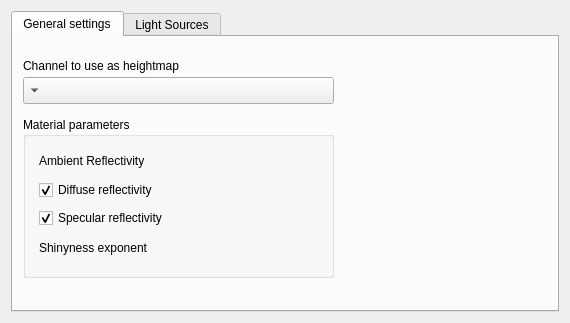
<?xml version="1.0" encoding="UTF-8"?>
<ui version="4.0">
 <class>WdgPhongBumpmap</class>
 <widget class="QWidget" name="WdgPhongBumpmap">
  <property name="geometry">
   <rect>
    <x>0</x>
    <y>0</y>
    <width>570</width>
    <height>323</height>
   </rect>
  </property>
  <property name="sizePolicy">
   <sizepolicy hsizetype="Preferred" vsizetype="Preferred">
    <horstretch>0</horstretch>
    <verstretch>0</verstretch>
   </sizepolicy>
  </property>
  <property name="minimumSize">
   <size>
    <width>570</width>
    <height>323</height>
   </size>
  </property>
  <property name="baseSize">
   <size>
    <width>570</width>
    <height>323</height>
   </size>
  </property>
  <layout class="QGridLayout" name="gridLayout_10" rowstretch="0" columnstretch="0" rowminimumheight="0" columnminimumwidth="0">
   <property name="sizeConstraint">
    <enum>QLayout::SetDefaultConstraint</enum>
   </property>
   <item row="0" column="0">
    <widget class="QTabWidget" name="settingsTabWidget">
     <property name="sizePolicy">
      <sizepolicy hsizetype="Preferred" vsizetype="Preferred">
       <horstretch>0</horstretch>
       <verstretch>0</verstretch>
      </sizepolicy>
     </property>
     <property name="currentIndex">
      <number>0</number>
     </property>
     <widget class="QWidget" name="generalSettings">
      <attribute name="title">
       <string>General settings</string>
      </attribute>
      <widget class="QGroupBox" name="materialParametersGroupBox">
       <property name="geometry">
        <rect>
         <x>10</x>
         <y>80</y>
         <width>311</width>
         <height>161</height>
        </rect>
       </property>
       <property name="title">
        <string>Material parameters</string>
       </property>
       <layout class="QGridLayout" name="gridLayout_6">
        <property name="leftMargin">
         <number>13</number>
        </property>
        <property name="rightMargin">
         <number>13</number>
        </property>
        <property name="spacing">
         <number>5</number>
        </property>
        <item row="0" column="0">
         <widget class="QLabel" name="ambientReflectivityLabel">
          <property name="text">
           <string>Ambient Reflectivity</string>
          </property>
         </widget>
        </item>
        <item row="1" column="0">
         <widget class="QCheckBox" name="diffuseReflectivityCheckBox">
          <property name="toolTip">
           <string>Uncheck to ignore diffuse reflectivity from computations and increase performance.</string>
          </property>
          <property name="text">
           <string>Diffuse reflectivity</string>
          </property>
          <property name="checked">
           <bool>true</bool>
          </property>
          <property name="tristate">
           <bool>false</bool>
          </property>
         </widget>
        </item>
        <item row="2" column="0">
         <widget class="QCheckBox" name="specularReflectivityCheckBox">
          <property name="toolTip">
           <string>Uncheck to ignore specular reflectivity during computations and increase performance.</string>
          </property>
          <property name="text">
           <string>Specular reflectivity</string>
          </property>
          <property name="checked">
           <bool>true</bool>
          </property>
          <property name="tristate">
           <bool>false</bool>
          </property>
         </widget>
        </item>
        <item row="3" column="0">
         <widget class="QLabel" name="shinynessExponentLabel">
          <property name="text">
           <string>Shinyness exponent</string>
          </property>
         </widget>
        </item>
        <item row="0" column="1">
         <widget class="KisDoubleSliderSpinBox" name="ambientReflectivityKisDoubleSliderSpinBox" native="true">
          <property name="sizePolicy">
           <sizepolicy hsizetype="Minimum" vsizetype="Preferred">
            <horstretch>1</horstretch>
            <verstretch>1</verstretch>
           </sizepolicy>
          </property>
          <property name="minimumSize">
           <size>
            <width>0</width>
            <height>20</height>
           </size>
          </property>
          <property name="maximumSize">
           <size>
            <width>16777215</width>
            <height>23</height>
           </size>
          </property>
         </widget>
        </item>
        <item row="1" column="1">
         <widget class="KisDoubleSliderSpinBox" name="diffuseReflectivityKisDoubleSliderSpinBox" native="true">
          <property name="sizePolicy">
           <sizepolicy hsizetype="Minimum" vsizetype="Preferred">
            <horstretch>1</horstretch>
            <verstretch>1</verstretch>
           </sizepolicy>
          </property>
          <property name="minimumSize">
           <size>
            <width>0</width>
            <height>20</height>
           </size>
          </property>
          <property name="maximumSize">
           <size>
            <width>16777215</width>
            <height>23</height>
           </size>
          </property>
         </widget>
        </item>
        <item row="2" column="1">
         <widget class="KisDoubleSliderSpinBox" name="specularReflectivityKisDoubleSliderSpinBox" native="true">
          <property name="sizePolicy">
           <sizepolicy hsizetype="Minimum" vsizetype="Preferred">
            <horstretch>1</horstretch>
            <verstretch>1</verstretch>
           </sizepolicy>
          </property>
          <property name="minimumSize">
           <size>
            <width>0</width>
            <height>20</height>
           </size>
          </property>
          <property name="maximumSize">
           <size>
            <width>16777215</width>
            <height>23</height>
           </size>
          </property>
         </widget>
        </item>
        <item row="3" column="1">
         <widget class="KisSliderSpinBox" name="shinynessExponentKisSliderSpinBox" native="true">
          <property name="sizePolicy">
           <sizepolicy hsizetype="Minimum" vsizetype="Preferred">
            <horstretch>1</horstretch>
            <verstretch>1</verstretch>
           </sizepolicy>
          </property>
          <property name="minimumSize">
           <size>
            <width>0</width>
            <height>20</height>
           </size>
          </property>
          <property name="maximumSize">
           <size>
            <width>16777215</width>
            <height>23</height>
           </size>
          </property>
         </widget>
        </item>
       </layout>
      </widget>
      <widget class="QComboBox" name="heightChannelComboBox">
       <property name="geometry">
        <rect>
         <x>10</x>
         <y>40</y>
         <width>311</width>
         <height>27</height>
        </rect>
       </property>
       <property name="layoutDirection">
        <enum>Qt::RightToLeft</enum>
       </property>
      </widget>
      <widget class="QLabel" name="heightChannelLabel">
       <property name="geometry">
        <rect>
         <x>10</x>
         <y>20</y>
         <width>201</width>
         <height>17</height>
        </rect>
       </property>
       <property name="text">
        <string>Channel to use as heightmap</string>
       </property>
      </widget>
     </widget>
     <widget class="QWidget" name="lightSources">
      <attribute name="title">
       <string>Light Sources</string>
      </attribute>
      <layout class="QGridLayout" name="gridLayout_9">
       <item row="0" column="0">
        <widget class="QGroupBox" name="lightSourceGroupBox1">
         <property name="title">
          <string>Light Source 1</string>
         </property>
         <property name="flat">
          <bool>false</bool>
         </property>
         <property name="checkable">
          <bool>true</bool>
         </property>
         <layout class="QHBoxLayout" name="horizontalLayout" stretch="1,0">
          <item>
           <widget class="QDial" name="azimuthDial1">
            <property name="sizePolicy">
             <sizepolicy hsizetype="Minimum" vsizetype="Preferred">
              <horstretch>1</horstretch>
              <verstretch>1</verstretch>
             </sizepolicy>
            </property>
            <property name="sizeIncrement">
             <size>
              <width>0</width>
              <height>0</height>
             </size>
            </property>
            <property name="baseSize">
             <size>
              <width>0</width>
              <height>0</height>
             </size>
            </property>
            <property name="toolTip">
             <string>Azimuth</string>
            </property>
            <property name="maximum">
             <number>359</number>
            </property>
            <property name="singleStep">
             <number>5</number>
            </property>
            <property name="pageStep">
             <number>45</number>
            </property>
            <property name="value">
             <number>127</number>
            </property>
            <property name="sliderPosition">
             <number>127</number>
            </property>
            <property name="tracking">
             <bool>true</bool>
            </property>
            <property name="orientation">
             <enum>Qt::Horizontal</enum>
            </property>
            <property name="invertedAppearance">
             <bool>false</bool>
            </property>
            <property name="invertedControls">
             <bool>false</bool>
            </property>
            <property name="wrapping">
             <bool>true</bool>
            </property>
            <property name="notchTarget">
             <double>45.000000000000000</double>
            </property>
            <property name="notchesVisible">
             <bool>false</bool>
            </property>
           </widget>
          </item>
          <item>
           <layout class="QGridLayout" name="gridLayout" columnstretch="0,0">
            <item row="0" column="0">
             <widget class="KColorCombo" name="lightKColorCombo1">
              <property name="sizePolicy">
               <sizepolicy hsizetype="Maximum" vsizetype="Fixed">
                <horstretch>0</horstretch>
                <verstretch>0</verstretch>
               </sizepolicy>
              </property>
              <property name="minimumSize">
               <size>
                <width>75</width>
                <height>0</height>
               </size>
              </property>
              <property name="color">
               <color>
                <red>255</red>
                <green>255</green>
                <blue>0</blue>
               </color>
              </property>
             </widget>
            </item>
            <item row="0" column="1">
             <widget class="QLabel" name="colorLabel1">
              <property name="text">
               <string>Color</string>
              </property>
             </widget>
            </item>
            <item row="1" column="1">
             <widget class="QLabel" name="azimuthLabel1">
              <property name="toolTip">
               <string>Direction of the light, the dial tip represents where the light comes from.</string>
              </property>
              <property name="text">
               <string>Azimuth</string>
              </property>
             </widget>
            </item>
            <item row="2" column="1">
             <widget class="QLabel" name="inclinationLabel1">
              <property name="toolTip">
               <string>Vertical tilt of the light. 90° is perpendicular to the canvas, 0° is parallel.</string>
              </property>
              <property name="text">
               <string>Inclination</string>
              </property>
             </widget>
            </item>
            <item row="2" column="0">
             <widget class="QSpinBox" name="inclinationSpinBox1">
              <property name="sizePolicy">
               <sizepolicy hsizetype="Maximum" vsizetype="Fixed">
                <horstretch>0</horstretch>
                <verstretch>0</verstretch>
               </sizepolicy>
              </property>
              <property name="minimumSize">
               <size>
                <width>75</width>
                <height>0</height>
               </size>
              </property>
              <property name="whatsThis">
               <string>Vertical tilt of the light. 90° is perpendicular to the canvas, 0° is parallel.</string>
              </property>
              <property name="suffix">
               <string>°</string>
              </property>
              <property name="minimum">
               <number>0</number>
              </property>
              <property name="maximum">
               <number>90</number>
              </property>
              <property name="singleStep">
               <number>15</number>
              </property>
              <property name="value">
               <number>45</number>
              </property>
             </widget>
            </item>
            <item row="1" column="0">
             <widget class="QSpinBox" name="azimuthSpinBox1">
              <property name="sizePolicy">
               <sizepolicy hsizetype="Maximum" vsizetype="Fixed">
                <horstretch>0</horstretch>
                <verstretch>0</verstretch>
               </sizepolicy>
              </property>
              <property name="minimumSize">
               <size>
                <width>75</width>
                <height>0</height>
               </size>
              </property>
              <property name="toolTip">
               <string/>
              </property>
              <property name="whatsThis">
               <string>Direction of the light, the dial tip represents where the light comes from.</string>
              </property>
              <property name="wrapping">
               <bool>true</bool>
              </property>
              <property name="suffix">
               <string>°</string>
              </property>
              <property name="minimum">
               <number>0</number>
              </property>
              <property name="maximum">
               <number>359</number>
              </property>
              <property name="singleStep">
               <number>15</number>
              </property>
              <property name="value">
               <number>127</number>
              </property>
             </widget>
            </item>
           </layout>
          </item>
         </layout>
        </widget>
       </item>
       <item row="1" column="0">
        <widget class="QGroupBox" name="lightSourceGroupBox2">
         <property name="title">
          <string>Light Source 2</string>
         </property>
         <property name="flat">
          <bool>false</bool>
         </property>
         <property name="checkable">
          <bool>true</bool>
         </property>
         <layout class="QHBoxLayout" name="horizontalLayout_2" stretch="0,0">
          <item>
           <widget class="QDial" name="azimuthDial2">
            <property name="sizePolicy">
             <sizepolicy hsizetype="Minimum" vsizetype="Preferred">
              <horstretch>1</horstretch>
              <verstretch>1</verstretch>
             </sizepolicy>
            </property>
            <property name="sizeIncrement">
             <size>
              <width>0</width>
              <height>0</height>
             </size>
            </property>
            <property name="baseSize">
             <size>
              <width>0</width>
              <height>0</height>
             </size>
            </property>
            <property name="toolTip">
             <string>Azimuth</string>
            </property>
            <property name="maximum">
             <number>359</number>
            </property>
            <property name="singleStep">
             <number>5</number>
            </property>
            <property name="pageStep">
             <number>45</number>
            </property>
            <property name="value">
             <number>33</number>
            </property>
            <property name="sliderPosition">
             <number>33</number>
            </property>
            <property name="tracking">
             <bool>true</bool>
            </property>
            <property name="orientation">
             <enum>Qt::Horizontal</enum>
            </property>
            <property name="invertedAppearance">
             <bool>false</bool>
            </property>
            <property name="invertedControls">
             <bool>false</bool>
            </property>
            <property name="wrapping">
             <bool>true</bool>
            </property>
            <property name="notchTarget">
             <double>45.000000000000000</double>
            </property>
            <property name="notchesVisible">
             <bool>false</bool>
            </property>
           </widget>
          </item>
          <item>
           <layout class="QGridLayout" name="gridLayout_2" columnstretch="0,0">
            <item row="0" column="0">
             <widget class="KColorCombo" name="lightKColorCombo2">
              <property name="sizePolicy">
               <sizepolicy hsizetype="Maximum" vsizetype="Fixed">
                <horstretch>0</horstretch>
                <verstretch>0</verstretch>
               </sizepolicy>
              </property>
              <property name="minimumSize">
               <size>
                <width>75</width>
                <height>0</height>
               </size>
              </property>
              <property name="baseSize">
               <size>
                <width>70</width>
                <height>0</height>
               </size>
              </property>
              <property name="color">
               <color>
                <red>255</red>
                <green>0</green>
                <blue>0</blue>
               </color>
              </property>
             </widget>
            </item>
            <item row="0" column="1">
             <widget class="QLabel" name="colorLabel2">
              <property name="text">
               <string>Color</string>
              </property>
             </widget>
            </item>
            <item row="1" column="1">
             <widget class="QLabel" name="azimuthLabel2">
              <property name="toolTip">
               <string>Direction of the light, the dial tip represents where the light comes from.</string>
              </property>
              <property name="text">
               <string>Azimuth</string>
              </property>
             </widget>
            </item>
            <item row="2" column="1">
             <widget class="QLabel" name="inclinationLabel2">
              <property name="toolTip">
               <string>Vertical tilt of the light. 90° is perpendicular to the canvas, 0° is parallel.</string>
              </property>
              <property name="text">
               <string>Inclination</string>
              </property>
             </widget>
            </item>
            <item row="1" column="0">
             <widget class="QSpinBox" name="azimuthSpinBox2">
              <property name="sizePolicy">
               <sizepolicy hsizetype="Maximum" vsizetype="Fixed">
                <horstretch>0</horstretch>
                <verstretch>0</verstretch>
               </sizepolicy>
              </property>
              <property name="minimumSize">
               <size>
                <width>75</width>
                <height>0</height>
               </size>
              </property>
              <property name="toolTip">
               <string/>
              </property>
              <property name="whatsThis">
               <string>Direction of the light, the dial tip represents where the light comes from.</string>
              </property>
              <property name="wrapping">
               <bool>true</bool>
              </property>
              <property name="suffix">
               <string>°</string>
              </property>
              <property name="minimum">
               <number>0</number>
              </property>
              <property name="maximum">
               <number>359</number>
              </property>
              <property name="singleStep">
               <number>15</number>
              </property>
              <property name="value">
               <number>33</number>
              </property>
             </widget>
            </item>
            <item row="2" column="0">
             <widget class="QSpinBox" name="inclinationSpinBox2">
              <property name="sizePolicy">
               <sizepolicy hsizetype="Maximum" vsizetype="Fixed">
                <horstretch>0</horstretch>
                <verstretch>0</verstretch>
               </sizepolicy>
              </property>
              <property name="minimumSize">
               <size>
                <width>75</width>
                <height>0</height>
               </size>
              </property>
              <property name="toolTip">
               <string/>
              </property>
              <property name="whatsThis">
               <string>Vertical tilt of the light. 90° is perpendicular to the canvas, 0° is parallel.</string>
              </property>
              <property name="suffix">
               <string>°</string>
              </property>
              <property name="minimum">
               <number>0</number>
              </property>
              <property name="maximum">
               <number>90</number>
              </property>
              <property name="singleStep">
               <number>15</number>
              </property>
              <property name="value">
               <number>45</number>
              </property>
             </widget>
            </item>
           </layout>
          </item>
         </layout>
        </widget>
       </item>
       <item row="0" column="1">
        <widget class="QGroupBox" name="lightSourceGroupBox3">
         <property name="title">
          <string>Light Source 3</string>
         </property>
         <property name="flat">
          <bool>false</bool>
         </property>
         <property name="checkable">
          <bool>true</bool>
         </property>
         <property name="checked">
          <bool>false</bool>
         </property>
         <layout class="QHBoxLayout" name="horizontalLayout_5" stretch="1,0">
          <item>
           <widget class="QDial" name="azimuthDial3">
            <property name="sizePolicy">
             <sizepolicy hsizetype="Minimum" vsizetype="Preferred">
              <horstretch>1</horstretch>
              <verstretch>1</verstretch>
             </sizepolicy>
            </property>
            <property name="sizeIncrement">
             <size>
              <width>0</width>
              <height>0</height>
             </size>
            </property>
            <property name="baseSize">
             <size>
              <width>0</width>
              <height>0</height>
             </size>
            </property>
            <property name="toolTip">
             <string>Azimuth</string>
            </property>
            <property name="maximum">
             <number>359</number>
            </property>
            <property name="singleStep">
             <number>5</number>
            </property>
            <property name="pageStep">
             <number>45</number>
            </property>
            <property name="value">
             <number>180</number>
            </property>
            <property name="sliderPosition">
             <number>180</number>
            </property>
            <property name="tracking">
             <bool>true</bool>
            </property>
            <property name="orientation">
             <enum>Qt::Horizontal</enum>
            </property>
            <property name="invertedAppearance">
             <bool>false</bool>
            </property>
            <property name="invertedControls">
             <bool>false</bool>
            </property>
            <property name="wrapping">
             <bool>true</bool>
            </property>
            <property name="notchTarget">
             <double>45.000000000000000</double>
            </property>
            <property name="notchesVisible">
             <bool>false</bool>
            </property>
           </widget>
          </item>
          <item>
           <layout class="QGridLayout" name="gridLayout_5" columnstretch="0,0">
            <item row="0" column="0">
             <widget class="KColorCombo" name="lightKColorCombo3">
              <property name="sizePolicy">
               <sizepolicy hsizetype="Maximum" vsizetype="Fixed">
                <horstretch>0</horstretch>
                <verstretch>0</verstretch>
               </sizepolicy>
              </property>
              <property name="minimumSize">
               <size>
                <width>75</width>
                <height>0</height>
               </size>
              </property>
              <property name="color">
               <color>
                <red>0</red>
                <green>255</green>
                <blue>0</blue>
               </color>
              </property>
             </widget>
            </item>
            <item row="0" column="1">
             <widget class="QLabel" name="colorLabel3">
              <property name="text">
               <string>Color</string>
              </property>
             </widget>
            </item>
            <item row="2" column="1">
             <widget class="QLabel" name="inclinationLabel3">
              <property name="toolTip">
               <string>Vertical tilt of the light. 90° is perpendicular to the canvas, 0° is parallel.</string>
              </property>
              <property name="text">
               <string>Inclination</string>
              </property>
             </widget>
            </item>
            <item row="1" column="0">
             <widget class="QSpinBox" name="azimuthSpinBox3">
              <property name="sizePolicy">
               <sizepolicy hsizetype="Maximum" vsizetype="Fixed">
                <horstretch>0</horstretch>
                <verstretch>0</verstretch>
               </sizepolicy>
              </property>
              <property name="minimumSize">
               <size>
                <width>75</width>
                <height>0</height>
               </size>
              </property>
              <property name="whatsThis">
               <string>Direction of the light, the dial tip represents where the light comes from.</string>
              </property>
              <property name="wrapping">
               <bool>true</bool>
              </property>
              <property name="suffix">
               <string>°</string>
              </property>
              <property name="minimum">
               <number>0</number>
              </property>
              <property name="maximum">
               <number>359</number>
              </property>
              <property name="singleStep">
               <number>15</number>
              </property>
              <property name="value">
               <number>180</number>
              </property>
             </widget>
            </item>
            <item row="2" column="0">
             <widget class="QSpinBox" name="inclinationSpinBox3">
              <property name="sizePolicy">
               <sizepolicy hsizetype="Maximum" vsizetype="Fixed">
                <horstretch>0</horstretch>
                <verstretch>0</verstretch>
               </sizepolicy>
              </property>
              <property name="minimumSize">
               <size>
                <width>75</width>
                <height>0</height>
               </size>
              </property>
              <property name="whatsThis">
               <string>Vertical tilt of the light. 90° is perpendicular to the canvas, 0° is parallel.</string>
              </property>
              <property name="suffix">
               <string>°</string>
              </property>
              <property name="minimum">
               <number>0</number>
              </property>
              <property name="maximum">
               <number>90</number>
              </property>
              <property name="singleStep">
               <number>15</number>
              </property>
              <property name="value">
               <number>45</number>
              </property>
             </widget>
            </item>
            <item row="1" column="1">
             <widget class="QLabel" name="azimuthLabel3">
              <property name="toolTip">
               <string>Direction of the light, the dial tip represents where the light comes from.</string>
              </property>
              <property name="text">
               <string>Azimuth</string>
              </property>
             </widget>
            </item>
           </layout>
          </item>
         </layout>
        </widget>
       </item>
       <item row="1" column="1">
        <widget class="QGroupBox" name="lightSourceGroupBox4">
         <property name="title">
          <string>Light Source 4</string>
         </property>
         <property name="flat">
          <bool>false</bool>
         </property>
         <property name="checkable">
          <bool>true</bool>
         </property>
         <property name="checked">
          <bool>false</bool>
         </property>
         <layout class="QHBoxLayout" name="horizontalLayout_7" stretch="1,0">
          <item>
           <widget class="QDial" name="azimuthDial4">
            <property name="sizePolicy">
             <sizepolicy hsizetype="Minimum" vsizetype="Preferred">
              <horstretch>1</horstretch>
              <verstretch>1</verstretch>
             </sizepolicy>
            </property>
            <property name="sizeIncrement">
             <size>
              <width>0</width>
              <height>0</height>
             </size>
            </property>
            <property name="baseSize">
             <size>
              <width>0</width>
              <height>0</height>
             </size>
            </property>
            <property name="toolTip">
             <string>Azimuth</string>
            </property>
            <property name="maximum">
             <number>359</number>
            </property>
            <property name="singleStep">
             <number>5</number>
            </property>
            <property name="pageStep">
             <number>45</number>
            </property>
            <property name="value">
             <number>180</number>
            </property>
            <property name="sliderPosition">
             <number>180</number>
            </property>
            <property name="tracking">
             <bool>true</bool>
            </property>
            <property name="orientation">
             <enum>Qt::Horizontal</enum>
            </property>
            <property name="invertedAppearance">
             <bool>false</bool>
            </property>
            <property name="invertedControls">
             <bool>false</bool>
            </property>
            <property name="wrapping">
             <bool>true</bool>
            </property>
            <property name="notchTarget">
             <double>45.000000000000000</double>
            </property>
            <property name="notchesVisible">
             <bool>false</bool>
            </property>
           </widget>
          </item>
          <item>
           <layout class="QGridLayout" name="gridLayout_8" columnstretch="0,0">
            <item row="0" column="0">
             <widget class="KColorCombo" name="lightKColorCombo4">
              <property name="sizePolicy">
               <sizepolicy hsizetype="Maximum" vsizetype="Fixed">
                <horstretch>0</horstretch>
                <verstretch>0</verstretch>
               </sizepolicy>
              </property>
              <property name="minimumSize">
               <size>
                <width>75</width>
                <height>0</height>
               </size>
              </property>
              <property name="baseSize">
               <size>
                <width>70</width>
                <height>0</height>
               </size>
              </property>
              <property name="color">
               <color>
                <red>255</red>
                <green>255</green>
                <blue>0</blue>
               </color>
              </property>
             </widget>
            </item>
            <item row="0" column="1">
             <widget class="QLabel" name="colorLabel4">
              <property name="text">
               <string>Color</string>
              </property>
             </widget>
            </item>
            <item row="1" column="1">
             <widget class="QLabel" name="azimuthLabel4">
              <property name="toolTip">
               <string>Direction of the light, the dial tip represents where the light comes from.</string>
              </property>
              <property name="text">
               <string>Azimuth</string>
              </property>
             </widget>
            </item>
            <item row="2" column="1">
             <widget class="QLabel" name="inclinationLabel4">
              <property name="toolTip">
               <string>Vertical tilt of the light. 90° is perpendicular to the canvas, 0° is parallel.</string>
              </property>
              <property name="text">
               <string>Inclination</string>
              </property>
             </widget>
            </item>
            <item row="1" column="0">
             <widget class="QSpinBox" name="azimuthSpinBox4">
              <property name="sizePolicy">
               <sizepolicy hsizetype="Maximum" vsizetype="Fixed">
                <horstretch>0</horstretch>
                <verstretch>0</verstretch>
               </sizepolicy>
              </property>
              <property name="minimumSize">
               <size>
                <width>75</width>
                <height>0</height>
               </size>
              </property>
              <property name="whatsThis">
               <string>Direction of the light, the dial tip represents where the light comes from.</string>
              </property>
              <property name="wrapping">
               <bool>true</bool>
              </property>
              <property name="suffix">
               <string>°</string>
              </property>
              <property name="minimum">
               <number>0</number>
              </property>
              <property name="maximum">
               <number>359</number>
              </property>
              <property name="singleStep">
               <number>15</number>
              </property>
              <property name="value">
               <number>180</number>
              </property>
             </widget>
            </item>
            <item row="2" column="0">
             <widget class="QSpinBox" name="inclinationSpinBox4">
              <property name="sizePolicy">
               <sizepolicy hsizetype="Maximum" vsizetype="Fixed">
                <horstretch>0</horstretch>
                <verstretch>0</verstretch>
               </sizepolicy>
              </property>
              <property name="minimumSize">
               <size>
                <width>75</width>
                <height>0</height>
               </size>
              </property>
              <property name="whatsThis">
               <string>Vertical tilt of the light. 90° is perpendicular to the canvas, 0° is parallel.</string>
              </property>
              <property name="suffix">
               <string>°</string>
              </property>
              <property name="minimum">
               <number>0</number>
              </property>
              <property name="maximum">
               <number>90</number>
              </property>
              <property name="singleStep">
               <number>15</number>
              </property>
              <property name="value">
               <number>45</number>
              </property>
             </widget>
            </item>
           </layout>
          </item>
         </layout>
        </widget>
       </item>
      </layout>
     </widget>
    </widget>
   </item>
  </layout>
 </widget>
 <customwidgets>
  <customwidget>
   <class>KColorCombo</class>
   <extends>QComboBox</extends>
   <header>kcolorcombo.h</header>
  </customwidget>
  <customwidget>
   <class>KisDoubleSliderSpinBox</class>
   <extends>QWidget</extends>
   <header>kis_slider_spin_box.h</header>
   <container>1</container>
  </customwidget>
  <customwidget>
   <class>KisSliderSpinBox</class>
   <extends>QWidget</extends>
   <header>kis_slider_spin_box.h</header>
   <container>1</container>
  </customwidget>
 </customwidgets>
 <resources/>
 <connections/>
</ui>
